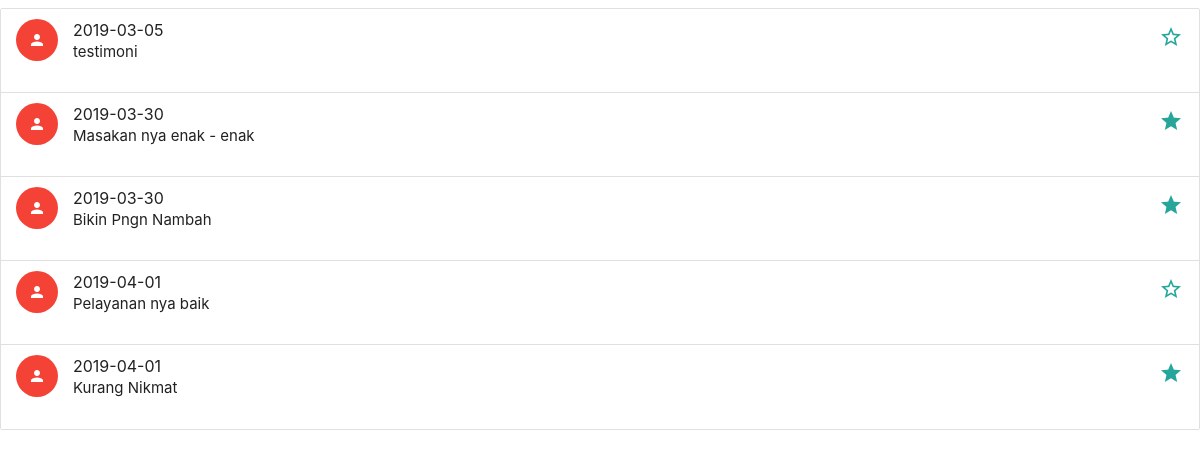
The app's page /project/Restoran/include/special-kritik.php (signed in) with its own data.
### tables this page shows
CREATE TABLE `kritik` (
  `id_kritik` int(11) NOT NULL,
  `tanggal_kritik` date NOT NULL,
  `kritik` varchar(50) NOT NULL,
  `star` int(11) NOT NULL
);

### project/Restoran/include/special-kritik.php (the view)
<?php
include_once 'head.php';
include_once 'koneksi.php';
?>
<ul class="collection">
<?php
$speh = "SELECT * FROM kritik";
$querykritik = mysqli_query($dbh,$speh);
while($kri = mysqli_fetch_array($querykritik)){
?>
    <li class="collection-item avatar">
      <i class="material-icons circle red">person</i>
      <span class="title"><?php echo $kri[1]; ?></span>
      <p><?php echo $kri[2]; ?></p>
      <?php
      if($kri[3] == 1){
      ?>
       <a href="special-unstar.php?id_kritik=<?php echo $kri[0]; ?>" class="secondary-content"><i class="material-icons">star</i></a>
      <?php }else{ ?>
        <a href="special-star.php?id_kritik=<?php echo $kri[0]; ?>" class="secondary-content"><i class="material-icons">star_border</i></a>
      <?php } ?>
    </li>
<?php }
?>
  </ul>

### records on screen
kritik: tanggal_kritik "2019-03-05", kritik "testimoni"
kritik: tanggal_kritik "2019-03-30", kritik "Masakan nya enak - enak"
kritik: tanggal_kritik "2019-03-30", kritik "Bikin Pngn Nambah"
kritik: tanggal_kritik "2019-04-01", kritik "Pelayanan nya baik"
kritik: tanggal_kritik "2019-04-01", kritik "Kurang Nikmat"
